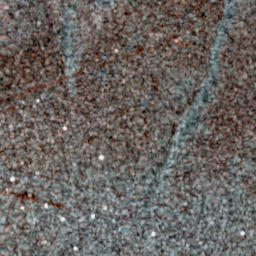
%> input picture SEN12MS_CR_SARColorData/gt_test/ROIs1158_spring_gt_1_p608.tif, 256 x 256 px, given in place of ROIs1158_spring_gt_44_p41.tif, which was not available
$ octave dataAnalysisAndRegression_sar_gt.m   (GNU Octave 9; MATLAB toolbox functions it lacks are replaced by stand-ins)
%> lines starting %> are read from the running program, lines starting %| are printed output that depends on the picture; pictures that were not available may be replaced by others from this repository, and a replacement may not be noted
%% data analysis about the linear relationship between the SAR band and ground truth bands to support the reasonability of spectral-based solutions.
clc;
close all;
clear all;

test = 2;
switch test
    case 1
        GTname = 'ROIs1158_spring_gt_1_p169.tif';
        SARname = 'ROIs1158_spring_s1_1_p169.tif';
    case 2
        GTname = 'ROIs1158_spring_gt_44_p41.tif';
        SARname = 'ROIs1158_spring_s1_44_p41.tif';
end


cd 'gt_test'
GT = imread(GTname);
%> GT is the input picture: size 256x256x3 uint16; mean R, G, B 1738.9, 1653.6, 1600.5
cd ..
cd 'sar_test'
SAR = imread(SARname);
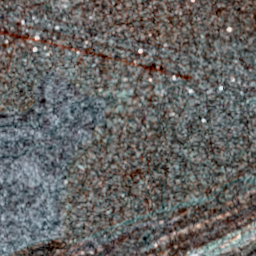
%> input picture SEN12MS_CR_SARColorData/gt_test/ROIs1158_spring_gt_1_p636.tif, 256 x 256 px, given in place of ROIs1158_spring_s1_44_p41.tif, which was not available
%> SAR is the input picture: size 256x256x3 uint16; mean R, G, B 1359.3, 1348.3, 1333.2
cd ..

SAR = double(SAR);
%> SAR: size 256x256x3 double
SAR = SAR(:,:,1);
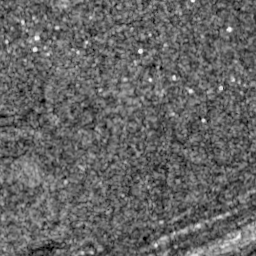
%> SAR: size 256x256 double; min 0, max 3415, mean 1359.3; drawn with min black and max white
GT = double(GT);
%> GT: size 256x256x3 double

x = [SAR(:),ones(numel(SAR(:)),1)];

band1 = GT(:,:,1);
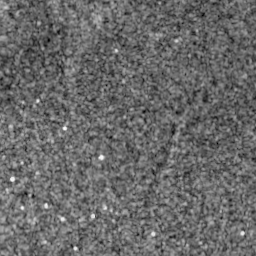
%> band1: size 256x256 double; min 0, max 4199, mean 1738.9; drawn with min black and max white
[b1,~,~,~,stats] = regress(band1(:),x);
%> b1 = [0.0193; 1712.6]; stats = [0.000324 21.25 4.04e-06 160339.8]
figure, plot(SAR(:),band1(:),'.k')
hold on, plot([-25:0], b1(1).*[-25:0]+b1(2),'-r','LineWidth',2)
%> after `plot([-25:0], b1(1).*[-25:0]+b1(2),'-r','LineWidth',2)`:
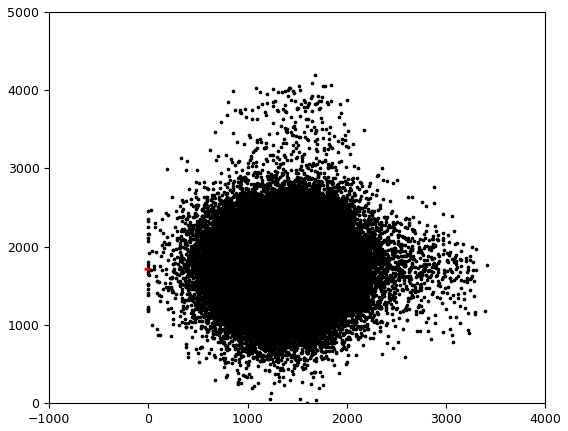
%> figure redrawn from the program's plot data; curve peaks at x = 0, y = 1712.6
Rsquared1 = stats(1)
%> Rsquared1 = 0.000324

band2 = GT(:,:,2);
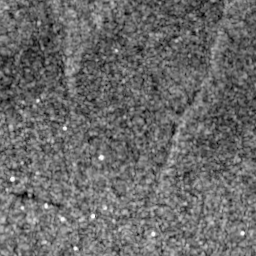
%> band2: size 256x256 double; min 0, max 3943, mean 1653.6; drawn with min black and max white
[b2,~,~,~,stats] = regress(band2(:),x);
%> b2 = [0.00914; 1641.2]; stats = [5.47e-05 3.59 0.0583 212484.5]
figure, plot(SAR(:),band2(:),'.k')
hold on, plot([-25:0], b2(1).*[-25:0]+b2(2),'-r','LineWidth',2)
%> after `plot([-25:0], b2(1).*[-25:0]+b2(2),'-r','LineWidth',2)`:
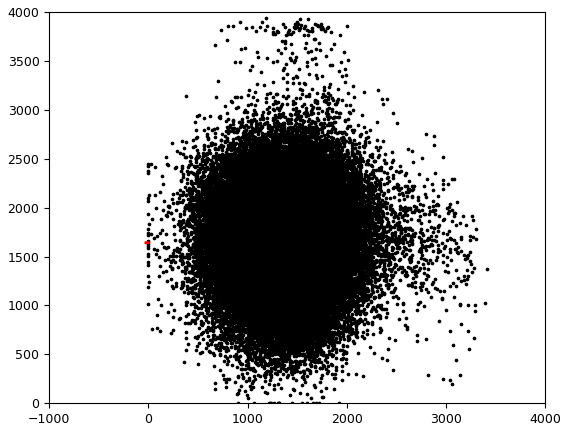
%> figure redrawn from the program's plot data; curve peaks at x = 0, y = 1641.2
Rsquared2 = stats(1)
%> Rsquared2 = 5.47e-05

band3 = GT(:,:,3);
[b3,~,~,~,stats] = regress(band3(:),x);
%> b3 = [0.00511; 1593.5]; stats = [1.5e-05 0.983 0.321 242321]
figure, plot(SAR(:),band3(:),'.k')
hold on, plot([-25:0], b3(1).*[-25:0]+b3(2),'-r','LineWidth',2)
%> after `plot([-25:0], b3(1).*[-25:0]+b3(2),'-r','LineWidth',2)`:
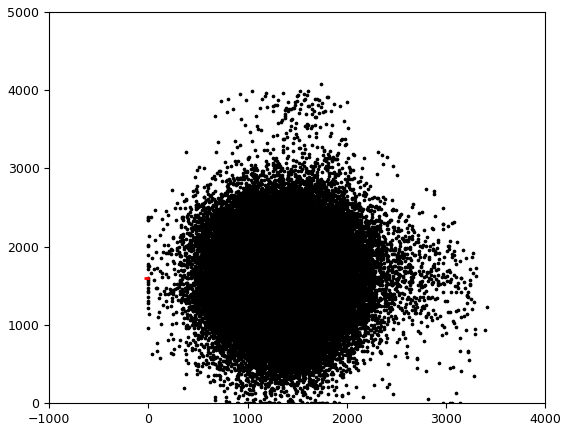
%> figure redrawn from the program's plot data; curve peaks at x = 0, y = 1593.5
Rsquared3 = stats(1)
%> Rsquared3 = 1.5e-05
